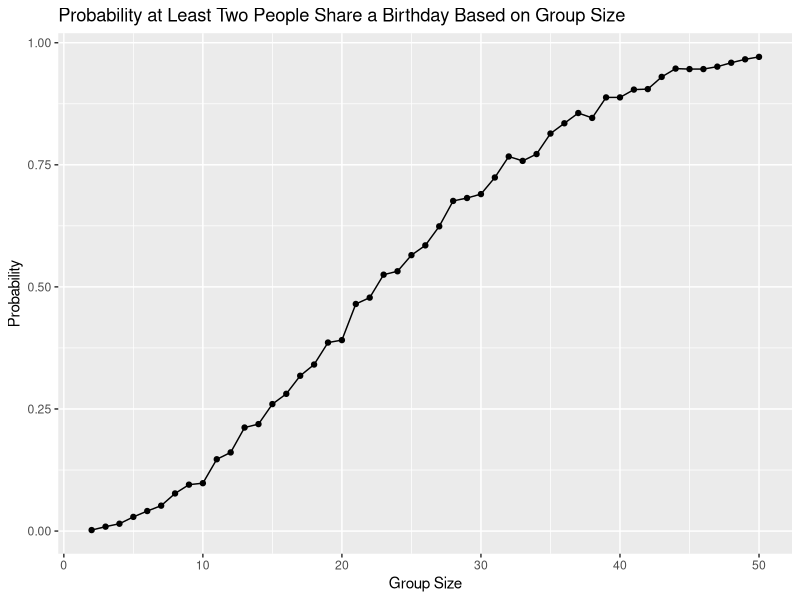

This figure's R source: (Note: this script raises an error after producing the figure.)
## ---- chunk 1
library(tidyverse)
## ---- chunk 2
## Initialize function:
birthday_repeated = function(n_room){
  birthdays = sample(1:365, size = n_room, replace = TRUE)
  
  repeated_birthdays = length(unique(birthdays)) < n_room
  
  return(repeated_birthdays)
}

## ---- chunk 3
## Create the simulated birthday df:
birthday_large_df = 
  expand_grid(
   number_of_people = c(2:50),
   iter = 1:1000
 ) |> 
  mutate(
    repeated = map_lgl(number_of_people, birthday_repeated)
  ) |> 
  group_by(number_of_people) |> 
  summarize(p = mean(repeated))
## ---- chunk 4
## Create plot:
birthday_large_df |> 
  ggplot(aes(x = number_of_people, y = p)) +
  geom_point() +
  geom_line() +
  labs(x = "Group Size", y = "Probability", title = "Probability at Least Two People Share a Birthday Based on Group Size")
## ---- chunk 5
### Start with a dataframe containing all file names; the list.files function will help
#files_df = tibble(
#  file = paste0("data/", list.files("data")))
files_df = tibble(file = list.files("data"))
  

### Iterate over file names and read in data for each subject using purrr::map and saving the result as a new variable in the dataframe
study_df = files_df |> 
  mutate(
    repeated = map(paste0("data/", file), read_csv)
  )

### Tidy the result; manipulate file names to include control arm and subject ID, make sure weekly observations are “tidy”, and do any other tidying that’s necessary
study_df = study_df |> 
  unnest(cols = c(repeated)) |> 
  pivot_longer(cols = contains("week"),
               names_to = "week",
               values_to = "value",
               names_prefix = "week_") |> 
  mutate(arm = case_when(
    str_detect(file, "con") ~ "control",
    str_detect(file, "exp") ~ "experimental"
  ),
  subject_id = str_extract(file, "\\d+"),
  week = as.numeric(week), 
  arm = factor(arm))

head(study_df)
## ---- chunk 6
study_df |> 
  ggplot(aes(x = week, y = value, color = subject_id)) +
  geom_line() +
  labs(x  = "Week", y = "Outcome", color = "Subject", title = "Change in Outcome Across Time of Trial for each Subject", subtitle = "Faceted by Treatment Arm") +
  facet_wrap(. ~ arm)
## ---- chunk 7
## Set elements:
n = 30
sigma = 5
mu = 0

sim_normal = function(samp_size){
  samp = rnorm(samp_size, mu, sigma)
  return(samp)
}

## Generate Data:
sim_data = tibble(
  samp_size = rep(n, 5000)
) |> 
  mutate(
    repeated = map(samp_size, sim_normal)
  ) |> 
  unnest()
